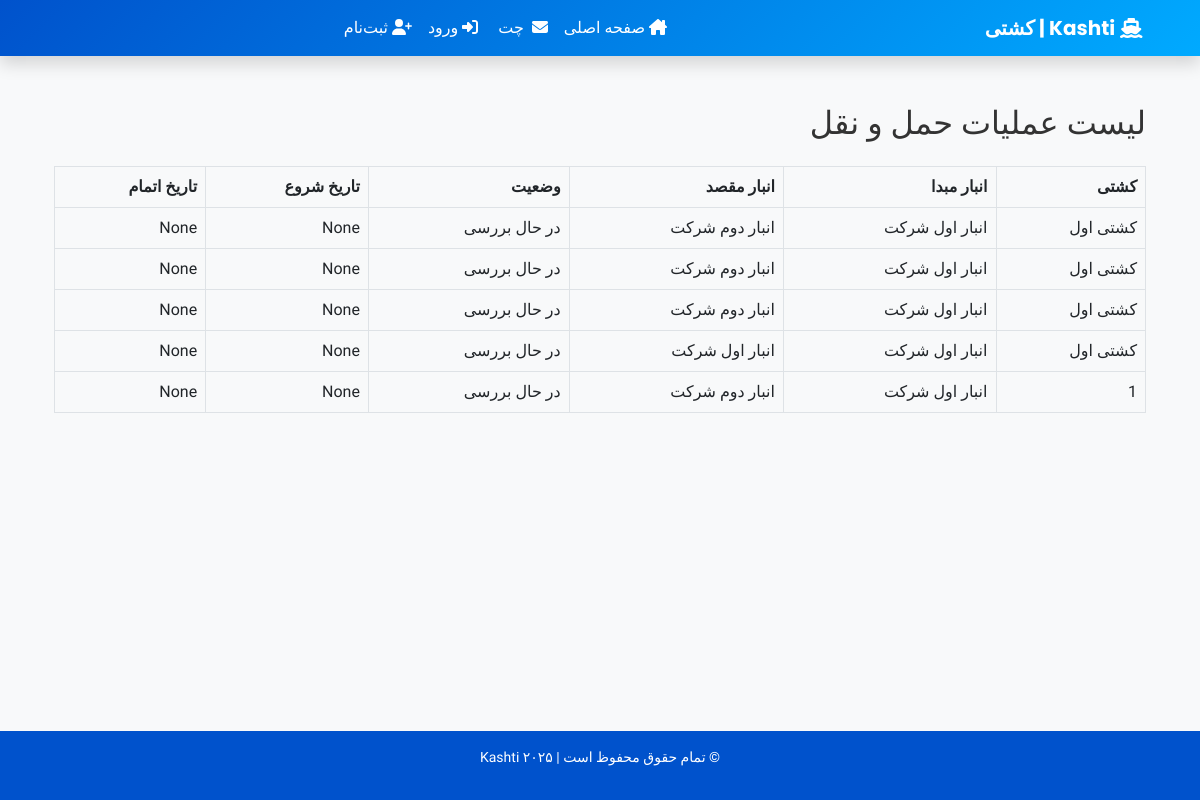
The page /transport_operation_list/ on the database its author committed.
### Nezarat/models.py (models this page shows, shortened)
class TransportOperation(models.Model):
    STATUS_CHOICES = [
        ('PENDING', 'در حال بررسی'),
        ('IN_PROGRESS', 'در حال حرکت'),
        ('COMPLETED', 'انجام شده'),
        ('CANCELLED', 'لغو شده'),
    ]
    company_code = models.CharField(max_length=50, verbose_name="کد شرکت")
    ship = models.ForeignKey(Ship, on_delete=models.CASCADE, verbose_name="کشتی")
    from_warehouse = models.ForeignKey(Warehouse, on_delete=models.CASCADE, related_name="departure_operations", verbose_name="انبار مبدا")
    to_warehouse = models.ForeignKey(Warehouse, on_delete=models.CASCADE, related_name="arrival_operations", verbose_name="انبار مقصد")
    distance_km = models.FloatField(verbose_name="مسافت (کیلومتر)", help_text="می‌تونه دستی یا محاسبه‌شده باشه")
    ship_speed_kph = models.FloatField(verbose_name="سرعت کشتی (km/h)")
    estimated_duration_hr = models.FloatField(blank=True, null=True, verbose_name="مدت تخمینی سفر (ساعت)")
    is_approved_by_captain = models.BooleanField(default=False)
    approved_at = models.DateTimeField(null=True, blank=True)
    status = models.CharField(max_length=20, choices=STATUS_CHOICES, default='PENDING', verbose_name="وضعیت")
    created_at = models.DateTimeField(auto_now_add=True, verbose_name="تاریخ ایجاد")
    started_at = models.DateTimeField(blank=True, null=True, verbose_name="تاریخ شروع سفر")
    completed_at = models.DateTimeField(blank=True, null=True, verbose_name="تاریخ اتمام سفر")
    ship_subwarehouse = models.ForeignKey(ShipSubWarehouse, on_delete=models.SET_NULL, null=True, blank=True, verbose_name="زیرانبار کشتی")

class Ship(models.Model):
    name = models.CharField(max_length=255, unique=False)
    description = models.TextField(blank=True, null=True)
    company_code = models.CharField(max_length=50)
    image = models.ImageField(upload_to='kashti_pictures/Kashti/', blank=True, null=True)

class Warehouse(models.Model):
    name = models.CharField(max_length=100, unique=True, verbose_name="نام انبار")
    company_code = models.CharField(max_length=50, verbose_name="کد شرکت", default='UNKNOWN')
    description = models.TextField(blank=True, null=True, verbose_name="توضیحات")
    latitude = models.FloatField(null=True, blank=True)
    longitude = models.FloatField(null=True, blank=True)
    image = models.ImageField(upload_to='warehouse_pics/', null=True, blank=True, verbose_name="عکس انبار")

### Nezarat/views.py (the view)
# urls.py: path('transport_operation_list/', views.transport_operation_list, name='transport_operation_list'),
def transport_operation_list(request):
    operations = TransportOperation.objects.all()  # لیست تمام عملیات حمل و نقل
    return render(request, 'transport_operation_list.html', {'operations': operations})

### Nezarat/views.py (called while the page is built)
def base_context(request):
    if request.user.is_authenticated and hasattr(request.user, 'company'):
        now = timezone.now()
        reminders = Reminder.objects.filter(company_code=request.user.company.company_code, reminder_date__lte=now)
        return {'notifications': reminders}
    return {}

### Nezarat/templates/transport_operation_list.html
{% extends 'base.html' %}
{% block content %}
<div class="container my-5">
    <h2 class="mb-4">لیست عملیات حمل و نقل</h2>
    <table class="table table-bordered">
        <thead>
            <tr>
                <th>کشتی</th>
                <th>انبار مبدا</th>
                <th>انبار مقصد</th>
                <th>وضعیت</th>
                <th>تاریخ شروع</th>
                <th>تاریخ اتمام</th>
            </tr>
        </thead>
        <tbody>
            {% for operation in operations %}
                <tr>
                    <td>{{ operation.ship.name }}</td>
                    <td>{{ operation.from_warehouse.name }}</td>
                    <td>{{ operation.to_warehouse.name }}</td>
                    <td>{{ operation.get_status_display }}</td>
                    <td>{{ operation.started_at }}</td>
                    <td>{{ operation.completed_at }}</td>
                </tr>
            {% endfor %}
        </tbody>
    </table>
</div>
{% endblock %}

### Nezarat/templates/base.html (style rules this page uses)
body { font-family: 'Vazirmatn', sans-serif; background-color: #f8f9fa; color: #333; }

### rows shown on the page
TransportOperation: ship.name "کشتی اول", from_warehouse.name "انبار اول شرکت", to_warehouse.name "انبار دوم شرکت", status "در حال بررسی", started_at "None", completed_at "None"
TransportOperation: ship.name "کشتی اول", from_warehouse.name "انبار اول شرکت", to_warehouse.name "انبار دوم شرکت", status "در حال بررسی", started_at "None", completed_at "None"
TransportOperation: ship.name "کشتی اول", from_warehouse.name "انبار اول شرکت", to_warehouse.name "انبار دوم شرکت", status "در حال بررسی", started_at "None", completed_at "None"
TransportOperation: ship.name "کشتی اول", from_warehouse.name "انبار اول شرکت", to_warehouse.name "انبار اول شرکت", status "در حال بررسی", started_at "None", completed_at "None"
TransportOperation: ship.name "1", from_warehouse.name "انبار اول شرکت", to_warehouse.name "انبار دوم شرکت", status "در حال بررسی", started_at "None", completed_at "None"
